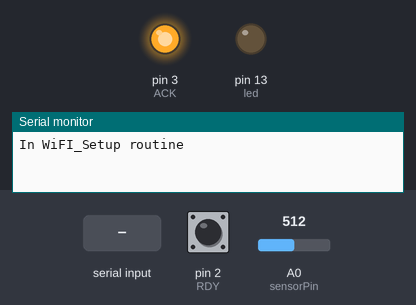
A sketch run on a simulated Arduino Mega 2560, built with avr-gcc and run on an emulated ATmega2560. Parts: output pins drawn as LEDs (lit = HIGH), the last lines printed to the serial monitor. The inputs (shaded band) are chosen by the test bench; at power-on: pin 2 (RDY) HIGH, A0 (sensorPin) = 512. Pins used as bus, display or sensor lines are not drawn.

Above: at 1.8 s.
1.9 s: pin 2 (RDY) pulled LOW for 0.15 s
At 3.1 s:
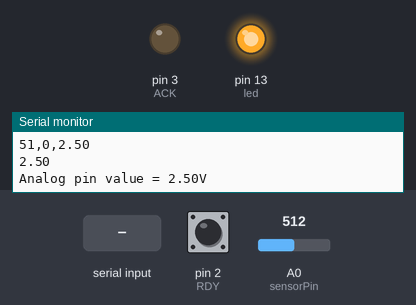
3.5 s: "1\n" received over the second serial link
At 6.1 s:
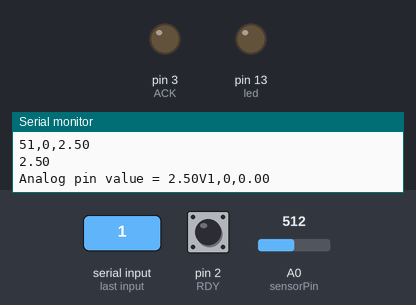
Timing chart, 0 to 7.6 s (numbered marks = the images above; inputs shaded):
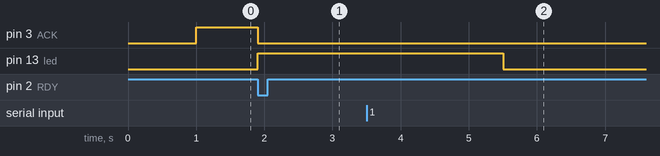

The sketch:

FYDE_Project_Mega_Rev_2_11_2019.ino
```cpp
/******************************************************

 RUN ME ON YOUR MEGA!!!

 This program sends your network and blynk token information
 to the WiFi module over serial, then should recieve characters over
 serial from the WiFi module in return.

 1) Wire Module:
 Wire according to this picture: https://www.forward.com.au/pfod/ESP8266/GPIOpins/ESP8266_01.jpg
 - Connect VCC and CH_PD to 3.3V on the arduino
 - Connect RX1 on the mega to TX on the programmer
 - Connect TX1 on the mega to RX on the programmer
 - Connect GND to GND

 2) Go to Tools -> Board and select Arduino/Genuino Mega or Mega 2560

 3) Sign up for Blynk (https://www.blynk.cc/) and install the app on your phone.
 MAKE SURE TO CREATE AND WRITE DOWN YOUR TOKEN!!!
 Then, go to Sketch -> Include Library -> Manage Libraries and search 'Blynk' and
 install the library

 4) Change the network name, password, and blynk token in the code to reflect your own

 5) Finish writing the serial recieve in the 'void loop()'
 It needs to:
 - Continuously look for serial input on Serial 1
 - Take any character recieved on Serial 1 and print
 the data out through the main Serial

 6) Open a serial monitor by going to
 Tools -> Serial Monitor and set to 9600 baud once open to see output
 and run!

 *****************************/
#include <SimpleTimer.h>


#define RDY     2       // Input from 8266
#define ACK     3       // Output to 8266
#define ESP_RST 4       // Reset to ESP
#define led     13

int     Pin_Number  = 255;
int     Pin_Integer = 0;
float   Pin_Float   = 0.0;

char    ssid[32]        = "DESKTOP-9DC3JAP 3428"; //iPhoneXR
char    pass[32]        = "879Q98%w"; // bullybully d471e5773792

//char    ssid[32]        = "EE-IOT-Platform-02";
//char    pass[32]        = "dUQQE?&W44x7";

char    auth[256]  = "ae4b9ee531ed4118ab0cd94aced5885e";   // For FYDE projects only // orginal code was 3249371193124d6ba26f0abe3f65ed2de


// **********************************
void DebugPrint(void) {

  Serial.print(Pin_Number);
  Serial.print(",");
  Serial.print(Pin_Integer);
  Serial.print(",");
  Serial.println(Pin_Float);

}

// =====================================================================
// This routine sets up the Wifi connection
// =====================================================================

void Wifi_Setup(void) {
  Serial.println("In WiFI_Setup routine");

  char inchar = '0';      // Assign NULL value

  while ((digitalRead(RDY) != 1))

  {       // Wait for ESP8266 indicate it is ready for programming data
      Serial.println("Waiting for data from ESP");
      delay(2000);
  }

  digitalWrite(ACK, HIGH);    // Acknowledge that RDY went HIGH

  Serial1.print(auth);        // This data is shipped in CSV format
  Serial1.print(",");
  Serial1.print(ssid);
  Serial1.print(",");
  Serial1.print(pass);
  Serial1.print(",");         // NOTE: Dangling comma is needed for the 8266 code
  Serial1.print("\n");

  while ((digitalRead(RDY) != 0))  {

    if ((Serial1.available() > 0)) {

        inchar = Serial1.read();  // assigns one byte as serial.read()'s only input one byte at a time
        Serial.print(inchar);
    }
    else if (Serial1.available() == 0) {

    }
  }
  digitalWrite(ACK, LOW);     // Acknowledge that RDY went LOW

  Serial.println("Exiting WiFI_Setup routine");

}

// =====================================================================
// This routine reads the serial input from the ESP8266 to the MEGA
// =====================================================================

void ESP8266_to_Mega(void) {

  while (Serial1.available() > 0) {
    //Serial.println("In serial input");
    // look for the next valid integer in the incoming serial stream:

    Pin_Number  = Serial1.parseInt();
    Pin_Integer = Serial1.parseInt();
    Pin_Float   = Serial1.parseFloat();

    // Look for the newline.
    if (Serial1.read() == '\n') {
      //DebugPrint();
    }
  Parser();     // Go to parsing routine
  }

}


int     Val             = 50;
int     led_val         = 4;
int     brightness      = 255;
int     sensorPin       = A0;    // select the input pin for the potentiometer
float   sensorValueOld  = 0.0;  // variable to store the value coming from the sensor
float   sensorValueNew  = 0.0;

// ===================   PARSER   ==================================================

void Parser(void) {
  //Serial.println("In the parser");

  if((Pin_Number == 1) && (Pin_Integer == 1))  {

    DebugPrint();
    digitalWrite(led, HIGH);

  }

  if((Pin_Number == 1) && (Pin_Integer == 0))  {
    DebugPrint();
    digitalWrite(led, LOW);
  }

  if (Pin_Number == 5) {
    sensorValueOld = Pin_Float;

    DebugPrint();
  }

}

// **********************************
void ReadSensors(void) {

  sensorValueNew = analogRead(sensorPin);

  if (abs(sensorValueNew - (sensorValueOld)) > 0) {
    Serial1.print(51);
    Serial1.print(",");
    Serial1.print(0);
    Serial1.print(",");
    Serial1.print((sensorValueNew/1023)*5);
    Serial1.print("\n");

    Serial.print(51);
    Serial.print(",");
    Serial.print(0);
    Serial.print(",");
    Serial.print((sensorValueNew/1023)*5);
    Serial.print("\n");
    sensorValueOld = sensorValueNew;

    Serial.println ((sensorValueNew/1023)*5);

    Serial.print("Analog pin value = ");
    Serial.print((sensorValueNew/1023)*5);
    Serial.print("V");
  }
}


// ----------------------------------------------------------------------------
// ----------------------------------------------------------------------------
//
// THIS IS THE MAIN SETUP CODE. IT IS ONLY RUN ONCE
//
// ----------------------------------------------------------------------------
// ----------------------------------------------------------------------------

void setup() {
  pinMode(led, OUTPUT);
  pinMode(RDY, INPUT_PULLUP);     // RDY Signal from 8266 (default is HIGH)
  pinMode(ACK, OUTPUT);           // ACK Signal to 8266
  pinMode(ESP_RST, OUTPUT);
  digitalWrite(ACK, LOW);         // Negate RDY signal to 8266

  digitalWrite(ESP_RST, LOW);     // Assert reset to ESP8266

  // ----------------------------------------------------------------------------
  // Start debug serial port at 9600 bps and wait for port to open:
  //
  Serial.begin(9600);
  while (!Serial) {  }            // wait for serial port to connect. Needed for native USB port only

  // ----------------------------------------------------------------------------
  // Start debug serial port at 9600 bps and wait for port to open:
  //
  Serial1.begin(9600);
  while (!Serial1) {  }           // wait for serial port to connect. Needed for native USB port only
  digitalWrite(ESP_RST, HIGH);    // Negate reset to ESP8266

  delay(1000);                    // Wait for ESP8266 to come out of reset

  Wifi_Setup();                   // Send the WiFi login data to the ESP8266

  digitalWrite(led, HIGH);        // Indicate we are alive and well
}

// ----------------------------------------------------------------------------
// ----------------------------------------------------------------------------
//
// THIS IS THE MAIN LOOP. IT RUNS CONTINOUSLY
//
// ----------------------------------------------------------------------------
// ----------------------------------------------------------------------------

void loop() {
   digitalWrite(1,HIGH);
  ESP8266_to_Mega();
  digitalWrite(1,LOW);
  delay(400);

  ReadSensors();
  delay(400);

}
```

Measured:
- after the input at 1.9 s, pin 3 (ACK): HIGH → LOW at once; pin 13 (led): LOW → HIGH at once
- after the input at 3.5 s, pin 13 (led): HIGH → LOW after 2.0 s
